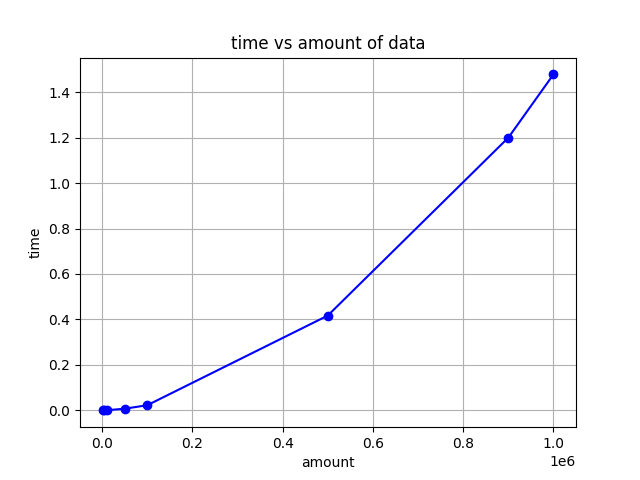

The script that saved this image:
import os
import pandas as pd
import matplotlib.pyplot as plt
# 获取脚本所在目录的绝对路径
script_dir = os.path.dirname(os.path.abspath(__file__))

# 构造 Excel 文件的绝对路径
file_path = os.path.join(script_dir, './excels/test_serial.xlsx')

# # 读取 Excel 表格
# df = pd.read_excel(file_path)


# # 读取 Excel 表格
# file_path = '../test_serial.xlsx'  # 替换成你的 Excel 文件相对路径
df = pd.read_excel(file_path)

# # 提取数据
# data_sizes = df['n']
# runtimes = df['time']

# # 绘制图表
# plt.plot(data_sizes, runtimes, marker='o', linestyle='-', color='b')
# plt.xlabel('数据量')
# plt.ylabel('运行时间')
# plt.title('运行时间随数据量变化')
# plt.grid(True)
# plt.savefig('test_serial.png')  # 图片保存路径，替换成你想保存的位置
# plt.show()

# 绘制图表
plt.plot(df['n'], df['time'], marker='o', linestyle='-', color='b')
# plt.xscale('log')  # 使用对数刻度，因为数据范围较大
plt.xlabel('amount')
plt.ylabel('time')
plt.title('time vs amount of data')
plt.grid(True)
plt.savefig('test_serial.png')
plt.show()


plt.plot(df['n'], df['time'], marker='o', linestyle='-', color='b')
plt.xscale('log')  # 使用对数刻度，因为数据范围较大
plt.xlabel('amount(log scale)')
plt.ylabel('time')
plt.title('time vs amount of data')
plt.grid(True)
plt.savefig('test_serial(log).png')
plt.show()
print("ok")